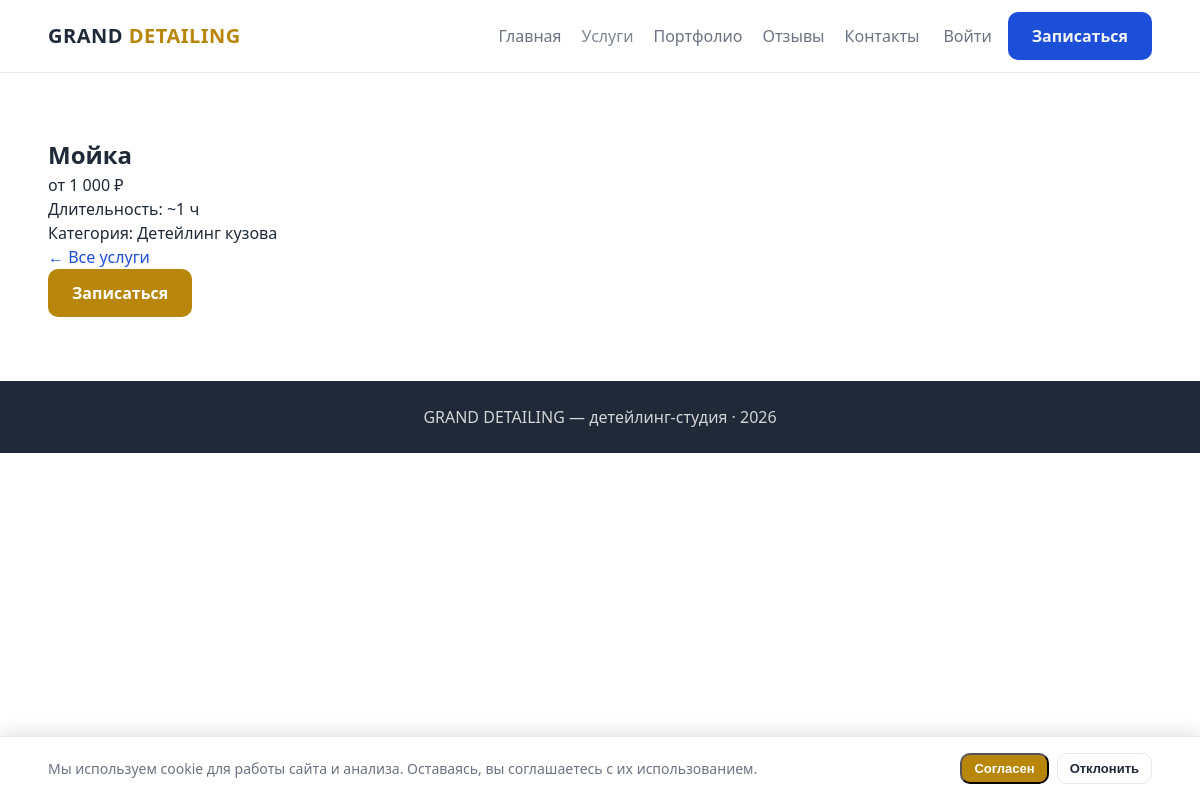
The page /services/moyka on the database its author committed.
### tables this page shows
CREATE TABLE services (
    id            INT UNSIGNED      NOT NULL AUTO_INCREMENT,
    category_id   INT UNSIGNED      NOT NULL,
    title         VARCHAR(140)      NOT NULL,
    slug          VARCHAR(160)      NOT NULL,
    price_from    DECIMAL(10, 2)    NULL,
    duration_min  INT UNSIGNED      NULL,
    image         VARCHAR(255)      NULL,
    is_active     TINYINT(1)        NOT NULL DEFAULT 1,
    PRIMARY KEY (id),
    UNIQUE KEY uq_services_slug (slug),
    KEY idx_services_category (category_id),
    CONSTRAINT fk_services_category FOREIGN KEY (category_id) REFERENCES categories (id)
);

### src/Core/View.php (called while the page is built, shortened)
<?php
class View
{
    public static function render(string $view, array $data = []): void
    {
        extract($data, EXTR_SKIP);
        $view = basename($view);
        $viewFile = BASE_PATH . '/views/' . $view . '.php';
        require BASE_PATH . '/views/layout/header.php';
        require $viewFile;
        require BASE_PATH . '/views/layout/footer.php';
    }
}

### src/Controller/ServiceController.php (called while the page is built, shortened)
<?php
class ServiceController
{
    public function show(string $slug): void
    {
        $service = Service::findBySlug($slug);
        $category = Category::find((int) $service['category_id']);
        $categoryTitle = $category['title'] ?? null;
        View::render('service', [
            'title' => $service['title'],
            'service' => $service,
            'categoryTitle' => $categoryTitle,
        ]);
    }
}

### public/index.php (called while the page is built, shortened)
<?php
require BASE_PATH . '/src/bootstrap.php';
$router = new Router();
$router->get('/', [HomeController::class, 'index']);
$router->get('/services', [ServiceController::class, 'index']);
$router->get('/services/{slug}', [ServiceController::class, 'show']);
$router->get('/booking', [BookingController::class, 'show']);
$router->post('/booking', [BookingController::class, 'store']);
$router->get('/booking/success', [BookingController::class, 'success']);
$router->get('/contacts', [ContactController::class, 'index']);
$router->post('/contacts', [ContactController::class, 'store']);
$router->get('/reviews', [ReviewController::class, 'index']);
$router->get('/reviews/create', [ReviewController::class, 'create']);
$router->post('/reviews', [ReviewController::class, 'store']);
$router->get('/register', [AuthController::class, 'showRegister']);
$router->post('/register', [AuthController::class, 'register']);
$router->get('/login', [AuthController::class, 'showLogin']);
$router->post('/login', [AuthController::class, 'login']);
$router->post('/logout', [AuthController::class, 'logout']);
$router->get('/cabinet', [CabinetController::class, 'index']);
$router->get('/cabinet/cars', [CabinetController::class, 'cars']);
$router->post('/cabinet/cars', [CabinetController::class, 'storeCar']);
$router->get('/cabinet/profile', [CabinetController::class, 'profile']);
$router->get('/cabinet/security', [CabinetController::class, 'security']);
$router->post('/cabinet/security/phone', [CabinetController::class, 'updatePhone']);
$router->post('/cabinet/security/email', [CabinetController::class, 'updateEmail']);
$router->post('/cabinet/security/password', [CabinetController::class, 'updatePassword']);
$router->get('/admin', [AdminController::class, 'dashboard']);
$router->get('/admin/dashboard/income', [AdminController::class, 'income']);
$router->get('/admin/bookings', [AdminController::class, 'bookings']);
$router->post('/admin/bookings/{id}/status', [AdminController::class, 'updateStatus']);
$router->post('/admin/bookings/{id}/create-client', [AdminController::class, 'createClient']);
$router->post('/admin/bookings/{id}/delete', [AdminController::class, 'deleteBooking']);
$router->get('/admin/services', [AdminServiceController::class, 'index']);
$router->get('/admin/services/create', [AdminServiceController::class, 'create']);
$router->post('/admin/services', [AdminServiceController::class, 'store']);
$router->get('/admin/services/{id}/edit', [AdminServiceController::class, 'edit']);
$router->post('/admin/services/{id}', [AdminServiceController::class, 'update']);
$router->post('/admin/services/{id}/toggle', [AdminServiceController::class, 'toggle']);
$router->get('/admin/reviews', [AdminReviewController::class, 'index']);
$router->post('/admin/reviews/{id}/toggle', [AdminReviewController::class, 'toggle']);
$router->get('/admin/messages', [AdminMessageController::class, 'index']);
$router->post('/admin/messages/{id}/read', [AdminMessageController::class, 'markRead']);
$router->get('/admin/masters', [AdminMasterController::class, 'index']);
$router->get('/admin/masters/create', [AdminMasterController::class, 'create']);
$router->post('/admin/masters', [AdminMasterController::class, 'store']);
$router->get('/admin/clients', [AdminClientController::class, 'index']);
$router->dispatch(
    $_SERVER['REQUEST_METHOD'],
    parse_url($_SERVER['REQUEST_URI'], PHP_URL_PATH) ?: '/'
);

### src/bootstrap.php (called while the page is built, shortened)
<?php
require_once BASE_PATH . '/src/helpers.php';
spl_autoload_register(function (string $class): void {
    $prefix = 'App\\';
    if (str_starts_with($class, $prefix)) {
        $relative = str_replace('\\', '/', substr($class, strlen($prefix)));
        $file = BASE_PATH . '/src/' . $relative . '.php';
    }
});

### src/helpers.php (called while the page is built, shortened)
<?php
function config(string $key, mixed $default = null): mixed
{
    static $config = null;
    if ($config === null) {
        $config = require BASE_PATH . '/config/config.php';
    }
    $value = $config;
    foreach (explode('.', $key) as $segment) {
        if (!is_array($value) || !array_key_exists($segment, $value)) {
            return $default;
        }
        $value = $value[$segment];
    }
    return $value;
}
function e(mixed $value): string
{
    return htmlspecialchars((string) $value, ENT_QUOTES, 'UTF-8');
}
function price(?float $value, string $prefix = 'от '): string
{
    return $value === null
        ? 'цена по запросу'
        : $prefix . number_format($value, 0, ',', ' ') . ' ₽';
}
function url(string $path = ''): string
{
    return '/' . ltrim($path, '/');
}

### src/Core/Database.php (called while the page is built, shortened)
<?php
class Database
{
    private static ?PDO $pdo = null;
    public static function connection(): PDO
    {
        if (self::$pdo === null) {
            $db = config('db');
            $dsn = 'mysql:host=' . $db['host'];
            $dsn .= ';dbname=' . $db['name'] . ';charset=' . $db['charset'];
            self::$pdo = new PDO($dsn, $db['user'], $db['pass'], [
                PDO::ATTR_ERRMODE => PDO::ERRMODE_EXCEPTION,
                PDO::ATTR_DEFAULT_FETCH_MODE => PDO::FETCH_ASSOC,
                PDO::ATTR_EMULATE_PREPARES => false,
            ]);
        }
        return self::$pdo;
    }
}

### src/Model/Service.php (called while the page is built, shortened)
<?php
class Service extends Model
{
    public static function findBySlug(string $slug): ?array
    {
        $stmt = Database::connection()->prepare(
            'SELECT * FROM services WHERE slug = ? AND is_active = 1'
        );
        $stmt->execute([$slug]);
        $row = $stmt->fetch();
        return $row === false ? null : $row;
    }
}

### src/Model/Model.php (called while the page is built, shortened)
<?php
abstract class Model
{
    protected static string $table = '';
    public static function find(int $id): ?array
    {
        $pdo = Database::connection();
        $stmt = $pdo->prepare('SELECT * FROM ' . static::$table . ' WHERE id = ?');
        $stmt->execute([$id]);
        $row = $stmt->fetch();
        return $row === false ? null : $row;
    }
}

### views/service.php (the view)
<?php
$durationMin = $service['duration_min'] ?? null;
if ($durationMin === null) {
    $durationText = 'длительность уточняется';
} else {
    $totalMin = (int) $durationMin;
    $hours = intdiv($totalMin, 60);
    $minutes = $totalMin % 60;
    $durationText = $minutes === 0
        ? '~' . $hours . ' ч'
        : '~' . $hours . ' ч ' . $minutes . ' мин';
}
?>
<section class="section">
    <div class="container">
        <h1><?= e($service['title']) ?></h1>
        <p class="price"><?= e(price($service['price_from'] === null ? null : (float) $service['price_from'])) ?></p>
        <p>Длительность: <?= e($durationText) ?></p>
        <p>Категория: <?= e($categoryTitle ?? '—') ?></p>
        <p><a href="<?= e(url('/services')) ?>">← Все услуги</a></p>
        <a href="<?= e(url('/booking')) ?>" class="btn btn-gold">Записаться</a>
    </div>
</section>

### src/Core/Router.php (shortened to what this page needs)
<?php
class Router
{
    private array $routes = [];
    public function get(string $path, array $handler): void
    {
        $this->routes['GET'][$path] = $handler;
    }
    public function post(string $path, array $handler): void
    {
        $this->routes['POST'][$path] = $handler;
    }
    public function dispatch(string $method, string $uri): void
    {
        $method = strtoupper($method);
        $uri = rtrim($uri, '/');
        foreach ($this->routes[$method] ?? [] as $path => $handler) {
            $pattern = preg_replace('#\{([a-zA-Z_]+)\}#', '(?P<$1>[^/]+)', $path);
            $pattern = '#^' . $pattern . '$#';
            if (preg_match($pattern, $uri, $matches)) {
                $params = array_filter($matches, 'is_string', ARRAY_FILTER_USE_KEY);
                $this->call($handler, array_values($params));
                return;
            }
        }
    }
    private function call(array $handler, array $params): void
    {
        [$class, $method] = $handler;
        (new $class())->{$method}(...$params);
    }
}

### public/assets/css/style.css (style rules this page uses)
:root { --satine: #7E8891; --gold: #B8860B; --blue: #1D4ED8; --bg: #FFFFFF; --bg-muted: #F1F5F9; --text: #1F2937; --text-muted: #6B7280; --border: #E5E7EB; --radius: 10px; --shadow: 0 4px 16px rgba(15, 23, 42, 0.08); }
* { box-sizing: border-box; margin: 0; padding: 0; }
body { font-family: "Segoe UI", Arial, sans-serif; color: var(--text); background: var(--bg); line-height: 1.5; font-size: 16px; }
.container { width: min(1140px, 92%); margin: 0 auto; }
a { color: var(--blue); text-decoration: none; }
.btn { display: inline-block; padding: 12px 24px; border-radius: var(--radius); font-weight: 600; transition: background 0.2s, transform 0.1s; }
.btn-gold { background: var(--gold); color: #fff; }
.section { padding: 64px 0; }

### rows shown on the page
services: title "Мойка", price_from "от 1 000 ₽", duration_min "~1 ч"

### other values the page prints
$categoryTitle "Детейлинг кузова"
